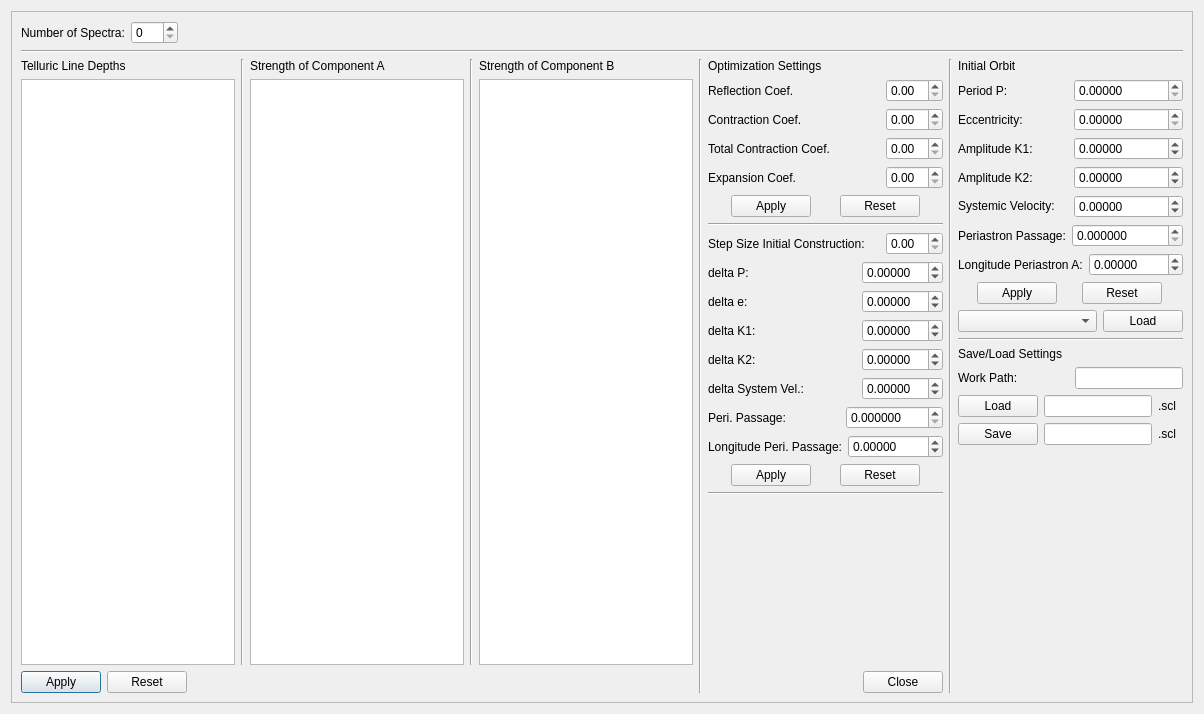
<?xml version="1.0" encoding="UTF-8"?>
<ui version="4.0">
 <class>Edit</class>
 <widget class="QDialog" name="Edit">
  <property name="geometry">
   <rect>
    <x>0</x>
    <y>0</y>
    <width>1204</width>
    <height>714</height>
   </rect>
  </property>
  <property name="windowTitle">
   <string>Dialog</string>
  </property>
  <layout class="QGridLayout" name="gridLayout">
   <item row="0" column="0">
    <widget class="QScrollArea" name="scrollArea">
     <property name="widgetResizable">
      <bool>true</bool>
     </property>
     <widget class="QWidget" name="scrollAreaWidgetContents">
      <property name="geometry">
       <rect>
        <x>0</x>
        <y>0</y>
        <width>1184</width>
        <height>694</height>
       </rect>
      </property>
      <layout class="QVBoxLayout" name="verticalLayout_6">
       <item>
        <layout class="QHBoxLayout" name="horizontalLayout">
         <item>
          <widget class="QLabel" name="label_2">
           <property name="text">
            <string>Number of Spectra:</string>
           </property>
          </widget>
         </item>
         <item>
          <widget class="QSpinBox" name="spinBox">
           <property name="sizePolicy">
            <sizepolicy hsizetype="Maximum" vsizetype="Fixed">
             <horstretch>0</horstretch>
             <verstretch>0</verstretch>
            </sizepolicy>
           </property>
           <property name="maximum">
            <number>999</number>
           </property>
          </widget>
         </item>
         <item>
          <spacer name="horizontalSpacer_2">
           <property name="orientation">
            <enum>Qt::Horizontal</enum>
           </property>
           <property name="sizeHint" stdset="0">
            <size>
             <width>40</width>
             <height>20</height>
            </size>
           </property>
          </spacer>
         </item>
        </layout>
       </item>
       <item>
        <widget class="Line" name="line">
         <property name="orientation">
          <enum>Qt::Horizontal</enum>
         </property>
        </widget>
       </item>
       <item>
        <layout class="QHBoxLayout" name="horizontalLayout_22">
         <item>
          <layout class="QVBoxLayout" name="verticalLayout_5">
           <item>
            <layout class="QHBoxLayout" name="horizontalLayout_14">
             <item>
              <layout class="QVBoxLayout" name="verticalLayout">
               <item>
                <widget class="QLabel" name="label">
                 <property name="text">
                  <string>Telluric Line Depths</string>
                 </property>
                </widget>
               </item>
               <item>
                <widget class="QTableWidget" name="tableWidget"/>
               </item>
              </layout>
             </item>
             <item>
              <widget class="Line" name="line_2">
               <property name="orientation">
                <enum>Qt::Vertical</enum>
               </property>
              </widget>
             </item>
             <item>
              <layout class="QVBoxLayout" name="verticalLayout_4">
               <item>
                <widget class="QLabel" name="label_3">
                 <property name="text">
                  <string>Strength of Component A</string>
                 </property>
                </widget>
               </item>
               <item>
                <widget class="QTableWidget" name="tableWidget_2"/>
               </item>
              </layout>
             </item>
             <item>
              <widget class="Line" name="line_3">
               <property name="orientation">
                <enum>Qt::Vertical</enum>
               </property>
              </widget>
             </item>
             <item>
              <layout class="QVBoxLayout" name="verticalLayout_3">
               <item>
                <widget class="QLabel" name="label_4">
                 <property name="text">
                  <string>Strength of Component B</string>
                 </property>
                </widget>
               </item>
               <item>
                <widget class="QTableWidget" name="tableWidget_3"/>
               </item>
              </layout>
             </item>
            </layout>
           </item>
           <item>
            <layout class="QHBoxLayout" name="horizontalLayout_13">
             <item>
              <widget class="QPushButton" name="pushButton_2">
               <property name="sizePolicy">
                <sizepolicy hsizetype="Maximum" vsizetype="Fixed">
                 <horstretch>0</horstretch>
                 <verstretch>0</verstretch>
                </sizepolicy>
               </property>
               <property name="text">
                <string>Apply</string>
               </property>
              </widget>
             </item>
             <item>
              <widget class="QPushButton" name="pushButton_3">
               <property name="sizePolicy">
                <sizepolicy hsizetype="Maximum" vsizetype="Fixed">
                 <horstretch>0</horstretch>
                 <verstretch>0</verstretch>
                </sizepolicy>
               </property>
               <property name="text">
                <string>Reset</string>
               </property>
              </widget>
             </item>
             <item>
              <spacer name="horizontalSpacer_3">
               <property name="orientation">
                <enum>Qt::Horizontal</enum>
               </property>
               <property name="sizeHint" stdset="0">
                <size>
                 <width>40</width>
                 <height>20</height>
                </size>
               </property>
              </spacer>
             </item>
            </layout>
           </item>
          </layout>
         </item>
         <item>
          <layout class="QHBoxLayout" name="horizontalLayout_11">
           <item>
            <widget class="Line" name="line_4">
             <property name="orientation">
              <enum>Qt::Vertical</enum>
             </property>
            </widget>
           </item>
           <item>
            <layout class="QVBoxLayout" name="verticalLayout_2">
             <item>
              <widget class="QLabel" name="label_5">
               <property name="text">
                <string>Optimization Settings</string>
               </property>
              </widget>
             </item>
             <item>
              <layout class="QHBoxLayout" name="horizontalLayout_3">
               <item>
                <widget class="QLabel" name="label_6">
                 <property name="text">
                  <string>Reflection Coef.</string>
                 </property>
                </widget>
               </item>
               <item>
                <widget class="QDoubleSpinBox" name="doubleSpinBox">
                 <property name="sizePolicy">
                  <sizepolicy hsizetype="Maximum" vsizetype="Fixed">
                   <horstretch>0</horstretch>
                   <verstretch>0</verstretch>
                  </sizepolicy>
                 </property>
                </widget>
               </item>
              </layout>
             </item>
             <item>
              <layout class="QHBoxLayout" name="horizontalLayout_4">
               <item>
                <widget class="QLabel" name="label_7">
                 <property name="text">
                  <string>Contraction Coef.</string>
                 </property>
                </widget>
               </item>
               <item>
                <widget class="QDoubleSpinBox" name="doubleSpinBox_2">
                 <property name="sizePolicy">
                  <sizepolicy hsizetype="Maximum" vsizetype="Fixed">
                   <horstretch>0</horstretch>
                   <verstretch>0</verstretch>
                  </sizepolicy>
                 </property>
                </widget>
               </item>
              </layout>
             </item>
             <item>
              <layout class="QHBoxLayout" name="horizontalLayout_5">
               <item>
                <widget class="QLabel" name="label_8">
                 <property name="text">
                  <string>Total Contraction Coef.</string>
                 </property>
                </widget>
               </item>
               <item>
                <widget class="QDoubleSpinBox" name="doubleSpinBox_3">
                 <property name="sizePolicy">
                  <sizepolicy hsizetype="Maximum" vsizetype="Fixed">
                   <horstretch>0</horstretch>
                   <verstretch>0</verstretch>
                  </sizepolicy>
                 </property>
                </widget>
               </item>
              </layout>
             </item>
             <item>
              <layout class="QHBoxLayout" name="horizontalLayout_6">
               <item>
                <widget class="QLabel" name="label_9">
                 <property name="text">
                  <string>Expansion Coef.</string>
                 </property>
                </widget>
               </item>
               <item>
                <widget class="QDoubleSpinBox" name="doubleSpinBox_4">
                 <property name="sizePolicy">
                  <sizepolicy hsizetype="Maximum" vsizetype="Fixed">
                   <horstretch>0</horstretch>
                   <verstretch>0</verstretch>
                  </sizepolicy>
                 </property>
                </widget>
               </item>
              </layout>
             </item>
             <item>
              <layout class="QHBoxLayout" name="horizontalLayout_12">
               <item>
                <widget class="QPushButton" name="pushButton_6">
                 <property name="sizePolicy">
                  <sizepolicy hsizetype="Maximum" vsizetype="Fixed">
                   <horstretch>0</horstretch>
                   <verstretch>0</verstretch>
                  </sizepolicy>
                 </property>
                 <property name="text">
                  <string>Apply</string>
                 </property>
                </widget>
               </item>
               <item>
                <widget class="QPushButton" name="pushButton_7">
                 <property name="sizePolicy">
                  <sizepolicy hsizetype="Maximum" vsizetype="Fixed">
                   <horstretch>0</horstretch>
                   <verstretch>0</verstretch>
                  </sizepolicy>
                 </property>
                 <property name="text">
                  <string>Reset</string>
                 </property>
                </widget>
               </item>
              </layout>
             </item>
             <item>
              <widget class="Line" name="line_8">
               <property name="orientation">
                <enum>Qt::Horizontal</enum>
               </property>
              </widget>
             </item>
             <item>
              <layout class="QHBoxLayout" name="horizontalLayout_7">
               <item>
                <widget class="QLabel" name="label_10">
                 <property name="text">
                  <string>Step Size Initial Construction:</string>
                 </property>
                </widget>
               </item>
               <item>
                <widget class="QDoubleSpinBox" name="doubleSpinBox_5">
                 <property name="sizePolicy">
                  <sizepolicy hsizetype="Maximum" vsizetype="Fixed">
                   <horstretch>0</horstretch>
                   <verstretch>0</verstretch>
                  </sizepolicy>
                 </property>
                </widget>
               </item>
              </layout>
             </item>
             <item>
              <layout class="QHBoxLayout" name="horizontalLayout_25">
               <item>
                <widget class="QLabel" name="label_23">
                 <property name="text">
                  <string>delta P:</string>
                 </property>
                </widget>
               </item>
               <item>
                <widget class="QDoubleSpinBox" name="doubleSpinBox_13">
                 <property name="sizePolicy">
                  <sizepolicy hsizetype="Maximum" vsizetype="Fixed">
                   <horstretch>0</horstretch>
                   <verstretch>0</verstretch>
                  </sizepolicy>
                 </property>
                 <property name="decimals">
                  <number>5</number>
                 </property>
                 <property name="minimum">
                  <double>-99.989999999999995</double>
                 </property>
                </widget>
               </item>
              </layout>
             </item>
             <item>
              <layout class="QHBoxLayout" name="horizontalLayout_26">
               <item>
                <widget class="QLabel" name="label_24">
                 <property name="text">
                  <string>delta e:</string>
                 </property>
                </widget>
               </item>
               <item>
                <widget class="QDoubleSpinBox" name="doubleSpinBox_14">
                 <property name="sizePolicy">
                  <sizepolicy hsizetype="Maximum" vsizetype="Fixed">
                   <horstretch>0</horstretch>
                   <verstretch>0</verstretch>
                  </sizepolicy>
                 </property>
                 <property name="decimals">
                  <number>5</number>
                 </property>
                 <property name="minimum">
                  <double>-99.989999999999995</double>
                 </property>
                </widget>
               </item>
              </layout>
             </item>
             <item>
              <layout class="QHBoxLayout" name="horizontalLayout_27">
               <item>
                <widget class="QLabel" name="label_25">
                 <property name="text">
                  <string>delta K1:</string>
                 </property>
                </widget>
               </item>
               <item>
                <widget class="QDoubleSpinBox" name="doubleSpinBox_15">
                 <property name="sizePolicy">
                  <sizepolicy hsizetype="Maximum" vsizetype="Fixed">
                   <horstretch>0</horstretch>
                   <verstretch>0</verstretch>
                  </sizepolicy>
                 </property>
                 <property name="decimals">
                  <number>5</number>
                 </property>
                 <property name="minimum">
                  <double>-99.989999999999995</double>
                 </property>
                </widget>
               </item>
              </layout>
             </item>
             <item>
              <layout class="QHBoxLayout" name="horizontalLayout_28">
               <item>
                <widget class="QLabel" name="label_26">
                 <property name="text">
                  <string>delta K2:</string>
                 </property>
                </widget>
               </item>
               <item>
                <widget class="QDoubleSpinBox" name="doubleSpinBox_16">
                 <property name="sizePolicy">
                  <sizepolicy hsizetype="Maximum" vsizetype="Fixed">
                   <horstretch>0</horstretch>
                   <verstretch>0</verstretch>
                  </sizepolicy>
                 </property>
                 <property name="decimals">
                  <number>5</number>
                 </property>
                 <property name="minimum">
                  <double>-99.989999999999995</double>
                 </property>
                </widget>
               </item>
              </layout>
             </item>
             <item>
              <layout class="QHBoxLayout" name="horizontalLayout_29">
               <item>
                <widget class="QLabel" name="label_27">
                 <property name="text">
                  <string>delta System Vel.:</string>
                 </property>
                </widget>
               </item>
               <item>
                <widget class="QDoubleSpinBox" name="doubleSpinBox_17">
                 <property name="sizePolicy">
                  <sizepolicy hsizetype="Maximum" vsizetype="Fixed">
                   <horstretch>0</horstretch>
                   <verstretch>0</verstretch>
                  </sizepolicy>
                 </property>
                 <property name="decimals">
                  <number>5</number>
                 </property>
                 <property name="minimum">
                  <double>-99.989999999999995</double>
                 </property>
                </widget>
               </item>
              </layout>
             </item>
             <item>
              <layout class="QHBoxLayout" name="horizontalLayout_30">
               <item>
                <widget class="QLabel" name="label_28">
                 <property name="text">
                  <string>Peri. Passage:</string>
                 </property>
                </widget>
               </item>
               <item>
                <widget class="QDoubleSpinBox" name="doubleSpinBox_18">
                 <property name="sizePolicy">
                  <sizepolicy hsizetype="Maximum" vsizetype="Fixed">
                   <horstretch>0</horstretch>
                   <verstretch>0</verstretch>
                  </sizepolicy>
                 </property>
                 <property name="decimals">
                  <number>6</number>
                 </property>
                 <property name="maximum">
                  <double>9999.989999999999782</double>
                 </property>
                </widget>
               </item>
              </layout>
             </item>
             <item>
              <layout class="QHBoxLayout" name="horizontalLayout_31">
               <item>
                <widget class="QLabel" name="label_29">
                 <property name="text">
                  <string>Longitude Peri. Passage:</string>
                 </property>
                </widget>
               </item>
               <item>
                <widget class="QDoubleSpinBox" name="doubleSpinBox_19">
                 <property name="sizePolicy">
                  <sizepolicy hsizetype="Maximum" vsizetype="Fixed">
                   <horstretch>0</horstretch>
                   <verstretch>0</verstretch>
                  </sizepolicy>
                 </property>
                 <property name="decimals">
                  <number>5</number>
                 </property>
                 <property name="minimum">
                  <double>-3600.000000000000000</double>
                 </property>
                 <property name="maximum">
                  <double>360.000000000000000</double>
                 </property>
                </widget>
               </item>
              </layout>
             </item>
             <item>
              <layout class="QHBoxLayout" name="horizontalLayout_32">
               <item>
                <widget class="QPushButton" name="pushButton_11">
                 <property name="sizePolicy">
                  <sizepolicy hsizetype="Maximum" vsizetype="Fixed">
                   <horstretch>0</horstretch>
                   <verstretch>0</verstretch>
                  </sizepolicy>
                 </property>
                 <property name="text">
                  <string>Apply</string>
                 </property>
                </widget>
               </item>
               <item>
                <widget class="QPushButton" name="pushButton_12">
                 <property name="sizePolicy">
                  <sizepolicy hsizetype="Maximum" vsizetype="Fixed">
                   <horstretch>0</horstretch>
                   <verstretch>0</verstretch>
                  </sizepolicy>
                 </property>
                 <property name="text">
                  <string>Reset</string>
                 </property>
                </widget>
               </item>
              </layout>
             </item>
             <item>
              <widget class="Line" name="line_5">
               <property name="orientation">
                <enum>Qt::Horizontal</enum>
               </property>
              </widget>
             </item>
             <item>
              <spacer name="verticalSpacer">
               <property name="orientation">
                <enum>Qt::Vertical</enum>
               </property>
               <property name="sizeHint" stdset="0">
                <size>
                 <width>20</width>
                 <height>40</height>
                </size>
               </property>
              </spacer>
             </item>
             <item>
              <layout class="QHBoxLayout" name="horizontalLayout_2">
               <item>
                <spacer name="horizontalSpacer">
                 <property name="orientation">
                  <enum>Qt::Horizontal</enum>
                 </property>
                 <property name="sizeHint" stdset="0">
                  <size>
                   <width>40</width>
                   <height>20</height>
                  </size>
                 </property>
                </spacer>
               </item>
               <item>
                <widget class="QPushButton" name="pushButton">
                 <property name="sizePolicy">
                  <sizepolicy hsizetype="Maximum" vsizetype="Fixed">
                   <horstretch>0</horstretch>
                   <verstretch>0</verstretch>
                  </sizepolicy>
                 </property>
                 <property name="text">
                  <string>Close</string>
                 </property>
                </widget>
               </item>
              </layout>
             </item>
            </layout>
           </item>
          </layout>
         </item>
         <item>
          <widget class="Line" name="line_6">
           <property name="orientation">
            <enum>Qt::Vertical</enum>
           </property>
          </widget>
         </item>
         <item>
          <layout class="QVBoxLayout" name="verticalLayout_7">
           <item>
            <widget class="QLabel" name="label_14">
             <property name="text">
              <string>Initial Orbit</string>
             </property>
            </widget>
           </item>
           <item>
            <layout class="QHBoxLayout" name="horizontalLayout_21">
             <item>
              <widget class="QLabel" name="label_15">
               <property name="text">
                <string>Period P:</string>
               </property>
              </widget>
             </item>
             <item>
              <widget class="QDoubleSpinBox" name="doubleSpinBox_6">
               <property name="decimals">
                <number>5</number>
               </property>
               <property name="maximum">
                <double>9999.989999999999782</double>
               </property>
              </widget>
             </item>
            </layout>
           </item>
           <item>
            <layout class="QHBoxLayout" name="horizontalLayout_20">
             <item>
              <widget class="QLabel" name="label_21">
               <property name="text">
                <string>Eccentricity:</string>
               </property>
              </widget>
             </item>
             <item>
              <widget class="QDoubleSpinBox" name="doubleSpinBox_7">
               <property name="decimals">
                <number>5</number>
               </property>
               <property name="maximum">
                <double>9.990000000000000</double>
               </property>
              </widget>
             </item>
            </layout>
           </item>
           <item>
            <layout class="QHBoxLayout" name="horizontalLayout_19">
             <item>
              <widget class="QLabel" name="label_16">
               <property name="text">
                <string>Amplitude K1:</string>
               </property>
              </widget>
             </item>
             <item>
              <widget class="QDoubleSpinBox" name="doubleSpinBox_8">
               <property name="decimals">
                <number>5</number>
               </property>
               <property name="minimum">
                <double>-999.990000000000009</double>
               </property>
               <property name="maximum">
                <double>999.990000000000009</double>
               </property>
              </widget>
             </item>
            </layout>
           </item>
           <item>
            <layout class="QHBoxLayout" name="horizontalLayout_18">
             <item>
              <widget class="QLabel" name="label_17">
               <property name="text">
                <string>Amplitude K2:</string>
               </property>
              </widget>
             </item>
             <item>
              <widget class="QDoubleSpinBox" name="doubleSpinBox_9">
               <property name="decimals">
                <number>5</number>
               </property>
               <property name="minimum">
                <double>-999.990000000000009</double>
               </property>
               <property name="maximum">
                <double>999.990000000000009</double>
               </property>
              </widget>
             </item>
            </layout>
           </item>
           <item>
            <layout class="QHBoxLayout" name="horizontalLayout_17">
             <item>
              <widget class="QLabel" name="label_18">
               <property name="text">
                <string>&lt;html&gt;&lt;head/&gt;&lt;body&gt;&lt;p&gt;Systemic Velocity:&lt;/p&gt;&lt;/body&gt;&lt;/html&gt;</string>
               </property>
              </widget>
             </item>
             <item>
              <widget class="QDoubleSpinBox" name="doubleSpinBox_10">
               <property name="decimals">
                <number>5</number>
               </property>
               <property name="minimum">
                <double>-999.000000000000000</double>
               </property>
               <property name="maximum">
                <double>999.990000000000009</double>
               </property>
              </widget>
             </item>
            </layout>
           </item>
           <item>
            <layout class="QHBoxLayout" name="horizontalLayout_16">
             <item>
              <widget class="QLabel" name="label_19">
               <property name="text">
                <string>Periastron Passage:</string>
               </property>
              </widget>
             </item>
             <item>
              <widget class="QDoubleSpinBox" name="doubleSpinBox_11">
               <property name="decimals">
                <number>6</number>
               </property>
               <property name="maximum">
                <double>9999999.000000000000000</double>
               </property>
              </widget>
             </item>
            </layout>
           </item>
           <item>
            <layout class="QHBoxLayout" name="horizontalLayout_15">
             <item>
              <widget class="QLabel" name="label_20">
               <property name="text">
                <string>Longitude Periastron A:</string>
               </property>
              </widget>
             </item>
             <item>
              <widget class="QDoubleSpinBox" name="doubleSpinBox_12">
               <property name="decimals">
                <number>5</number>
               </property>
               <property name="minimum">
                <double>-360.000000000000000</double>
               </property>
               <property name="maximum">
                <double>360.000000000000000</double>
               </property>
              </widget>
             </item>
            </layout>
           </item>
           <item>
            <layout class="QHBoxLayout" name="horizontalLayout_23">
             <item>
              <widget class="QPushButton" name="pushButton_8">
               <property name="sizePolicy">
                <sizepolicy hsizetype="Maximum" vsizetype="Fixed">
                 <horstretch>0</horstretch>
                 <verstretch>0</verstretch>
                </sizepolicy>
               </property>
               <property name="text">
                <string>Apply</string>
               </property>
              </widget>
             </item>
             <item>
              <widget class="QPushButton" name="pushButton_9">
               <property name="sizePolicy">
                <sizepolicy hsizetype="Maximum" vsizetype="Fixed">
                 <horstretch>0</horstretch>
                 <verstretch>0</verstretch>
                </sizepolicy>
               </property>
               <property name="text">
                <string>Reset</string>
               </property>
              </widget>
             </item>
            </layout>
           </item>
           <item>
            <layout class="QHBoxLayout" name="horizontalLayout_24">
             <item>
              <widget class="QComboBox" name="comboBox">
               <property name="sizePolicy">
                <sizepolicy hsizetype="Minimum" vsizetype="Fixed">
                 <horstretch>0</horstretch>
                 <verstretch>0</verstretch>
                </sizepolicy>
               </property>
              </widget>
             </item>
             <item>
              <widget class="QPushButton" name="pushButton_10">
               <property name="sizePolicy">
                <sizepolicy hsizetype="Maximum" vsizetype="Fixed">
                 <horstretch>0</horstretch>
                 <verstretch>0</verstretch>
                </sizepolicy>
               </property>
               <property name="text">
                <string>Load</string>
               </property>
              </widget>
             </item>
            </layout>
           </item>
           <item>
            <widget class="Line" name="line_7">
             <property name="orientation">
              <enum>Qt::Horizontal</enum>
             </property>
            </widget>
           </item>
           <item>
            <widget class="QLabel" name="label_22">
             <property name="text">
              <string>Save/Load Settings</string>
             </property>
            </widget>
           </item>
           <item>
            <layout class="QHBoxLayout" name="horizontalLayout_33">
             <item>
              <widget class="QLabel" name="label_30">
               <property name="text">
                <string>Work Path:</string>
               </property>
              </widget>
             </item>
             <item>
              <widget class="QLineEdit" name="lineEdit_3">
               <property name="sizePolicy">
                <sizepolicy hsizetype="Maximum" vsizetype="Fixed">
                 <horstretch>0</horstretch>
                 <verstretch>0</verstretch>
                </sizepolicy>
               </property>
              </widget>
             </item>
            </layout>
           </item>
           <item>
            <layout class="QHBoxLayout" name="horizontalLayout_8">
             <item>
              <widget class="QPushButton" name="pushButton_5">
               <property name="sizePolicy">
                <sizepolicy hsizetype="Maximum" vsizetype="Fixed">
                 <horstretch>0</horstretch>
                 <verstretch>0</verstretch>
                </sizepolicy>
               </property>
               <property name="text">
                <string>Load</string>
               </property>
              </widget>
             </item>
             <item>
              <widget class="QLineEdit" name="lineEdit_2">
               <property name="sizePolicy">
                <sizepolicy hsizetype="Maximum" vsizetype="Fixed">
                 <horstretch>0</horstretch>
                 <verstretch>0</verstretch>
                </sizepolicy>
               </property>
              </widget>
             </item>
             <item>
              <widget class="QLabel" name="label_11">
               <property name="text">
                <string>.scl</string>
               </property>
              </widget>
             </item>
            </layout>
           </item>
           <item>
            <layout class="QHBoxLayout" name="horizontalLayout_9">
             <item>
              <widget class="QPushButton" name="pushButton_4">
               <property name="sizePolicy">
                <sizepolicy hsizetype="Maximum" vsizetype="Fixed">
                 <horstretch>0</horstretch>
                 <verstretch>0</verstretch>
                </sizepolicy>
               </property>
               <property name="text">
                <string>Save</string>
               </property>
              </widget>
             </item>
             <item>
              <widget class="QLineEdit" name="lineEdit">
               <property name="sizePolicy">
                <sizepolicy hsizetype="Maximum" vsizetype="Fixed">
                 <horstretch>0</horstretch>
                 <verstretch>0</verstretch>
                </sizepolicy>
               </property>
              </widget>
             </item>
             <item>
              <widget class="QLabel" name="label_12">
               <property name="text">
                <string>.scl</string>
               </property>
              </widget>
             </item>
            </layout>
           </item>
           <item>
            <spacer name="verticalSpacer_2">
             <property name="orientation">
              <enum>Qt::Vertical</enum>
             </property>
             <property name="sizeHint" stdset="0">
              <size>
               <width>20</width>
               <height>40</height>
              </size>
             </property>
            </spacer>
           </item>
          </layout>
         </item>
        </layout>
       </item>
      </layout>
     </widget>
    </widget>
   </item>
  </layout>
 </widget>
 <resources/>
 <connections>
  <connection>
   <sender>pushButton</sender>
   <signal>clicked()</signal>
   <receiver>Edit</receiver>
   <slot>close()</slot>
   <hints>
    <hint type="sourcelabel">
     <x>824</x>
     <y>488</y>
    </hint>
    <hint type="destinationlabel">
     <x>260</x>
     <y>412</y>
    </hint>
   </hints>
  </connection>
 </connections>
</ui>
